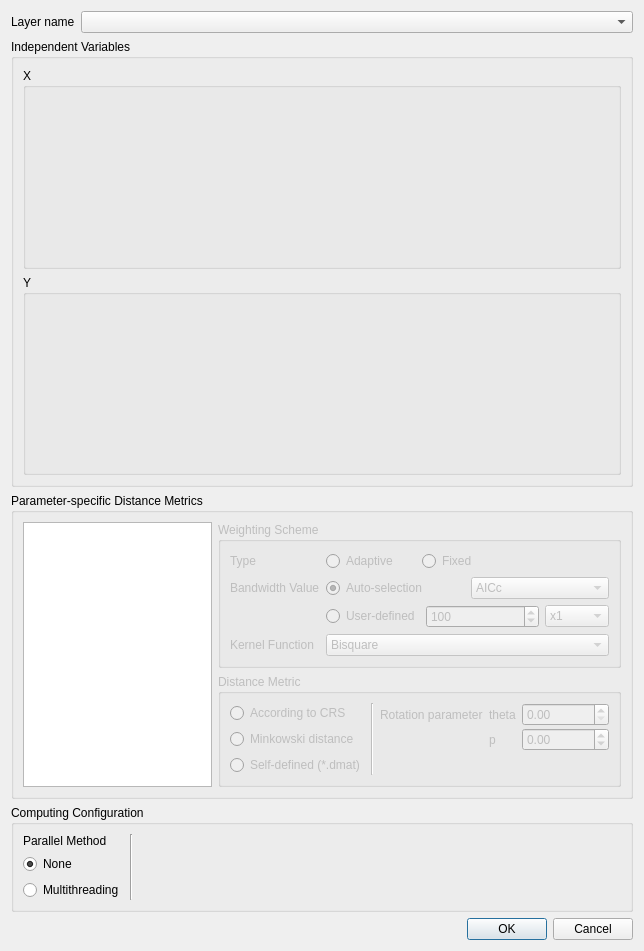
<?xml version="1.0" encoding="UTF-8"?>
<ui version="4.0">
 <class>gwmcorrelationdialog</class>
 <widget class="QDialog" name="gwmcorrelationdialog">
  <property name="geometry">
   <rect>
    <x>0</x>
    <y>0</y>
    <width>644</width>
    <height>951</height>
   </rect>
  </property>
  <property name="windowTitle">
   <string>Form</string>
  </property>
  <layout class="QVBoxLayout" name="verticalLayout_9">
   <item>
    <layout class="QFormLayout" name="formLayout_6">
     <item row="0" column="0">
      <widget class="QLabel" name="label">
       <property name="sizePolicy">
        <sizepolicy hsizetype="Fixed" vsizetype="Preferred">
         <horstretch>0</horstretch>
         <verstretch>0</verstretch>
        </sizepolicy>
       </property>
       <property name="text">
        <string>Layer name</string>
       </property>
      </widget>
     </item>
     <item row="0" column="1">
      <widget class="QComboBox" name="mLayerComboBox"/>
     </item>
    </layout>
   </item>
   <item>
    <widget class="QGroupBox" name="groupBox">
     <property name="sizePolicy">
      <sizepolicy hsizetype="Expanding" vsizetype="Expanding">
       <horstretch>0</horstretch>
       <verstretch>0</verstretch>
      </sizepolicy>
     </property>
     <property name="minimumSize">
      <size>
       <width>0</width>
       <height>0</height>
      </size>
     </property>
     <property name="title">
      <string>Independent Variables</string>
     </property>
     <layout class="QVBoxLayout" name="verticalLayout">
      <item>
       <widget class="QGroupBox" name="groupBox_2">
        <property name="sizePolicy">
         <sizepolicy hsizetype="Expanding" vsizetype="Expanding">
          <horstretch>0</horstretch>
          <verstretch>0</verstretch>
         </sizepolicy>
        </property>
        <property name="title">
         <string>X</string>
        </property>
        <layout class="QVBoxLayout" name="verticalLayout_10">
         <item>
          <widget class="GwmIndepVarSelectorWidget" name="mIndepVarSelector" native="true">
           <property name="sizePolicy">
            <sizepolicy hsizetype="Preferred" vsizetype="Preferred">
             <horstretch>0</horstretch>
             <verstretch>0</verstretch>
            </sizepolicy>
           </property>
          </widget>
         </item>
        </layout>
       </widget>
      </item>
      <item>
       <widget class="QGroupBox" name="groupBox_4">
        <property name="sizePolicy">
         <sizepolicy hsizetype="Preferred" vsizetype="Expanding">
          <horstretch>0</horstretch>
          <verstretch>0</verstretch>
         </sizepolicy>
        </property>
        <property name="title">
         <string>Y</string>
        </property>
        <layout class="QVBoxLayout" name="verticalLayout_11">
         <item>
          <widget class="GwmIndepVarSelectorWidget" name="mIndepVarSelectorY" native="true">
           <property name="sizePolicy">
            <sizepolicy hsizetype="Preferred" vsizetype="Preferred">
             <horstretch>0</horstretch>
             <verstretch>0</verstretch>
            </sizepolicy>
           </property>
          </widget>
         </item>
        </layout>
       </widget>
      </item>
     </layout>
    </widget>
   </item>
   <item>
    <widget class="QGroupBox" name="groupBox_5">
     <property name="sizePolicy">
      <sizepolicy hsizetype="Preferred" vsizetype="Fixed">
       <horstretch>0</horstretch>
       <verstretch>0</verstretch>
      </sizepolicy>
     </property>
     <property name="title">
      <string>Parameter-specific Distance Metrics</string>
     </property>
     <layout class="QGridLayout" name="gridLayout_2">
      <item row="0" column="0">
       <widget class="QListView" name="lsvParameterSpecifiedParameterList">
        <property name="sizePolicy">
         <sizepolicy hsizetype="Preferred" vsizetype="Expanding">
          <horstretch>0</horstretch>
          <verstretch>0</verstretch>
         </sizepolicy>
        </property>
       </widget>
      </item>
      <item row="0" column="1">
       <layout class="QVBoxLayout" name="mParameterSpecifiedOptionsLayout">
        <item>
         <widget class="QGroupBox" name="mPSBandwidthSettingGroup">
          <property name="enabled">
           <bool>false</bool>
          </property>
          <property name="sizePolicy">
           <sizepolicy hsizetype="Preferred" vsizetype="Fixed">
            <horstretch>0</horstretch>
            <verstretch>0</verstretch>
           </sizepolicy>
          </property>
          <property name="title">
           <string>Weighting Scheme</string>
          </property>
          <layout class="QGridLayout" name="gridLayout_3">
           <property name="topMargin">
            <number>9</number>
           </property>
           <property name="bottomMargin">
            <number>9</number>
           </property>
           <property name="spacing">
            <number>6</number>
           </property>
           <item row="4" column="1" colspan="3">
            <widget class="QComboBox" name="mBwKernelFunctionCombo">
             <property name="currentIndex">
              <number>2</number>
             </property>
             <item>
              <property name="text">
               <string>Gaussion</string>
              </property>
             </item>
             <item>
              <property name="text">
               <string>Exponential</string>
              </property>
             </item>
             <item>
              <property name="text">
               <string>Bisquare</string>
              </property>
             </item>
             <item>
              <property name="text">
               <string>Tricube</string>
              </property>
             </item>
             <item>
              <property name="text">
               <string>Boxcar</string>
              </property>
             </item>
            </widget>
           </item>
           <item row="0" column="1">
            <widget class="QRadioButton" name="mBwTypeAdaptiveRadio">
             <property name="text">
              <string>Adaptive</string>
             </property>
            </widget>
           </item>
           <item row="1" column="0">
            <widget class="QLabel" name="label_18">
             <property name="text">
              <string>Bandwidth Value</string>
             </property>
            </widget>
           </item>
           <item row="1" column="1" colspan="3">
            <layout class="QHBoxLayout" name="horizontalLayout_9">
             <item>
              <widget class="QRadioButton" name="mBwSizeAutomaticRadio">
               <property name="sizePolicy">
                <sizepolicy hsizetype="Preferred" vsizetype="Fixed">
                 <horstretch>0</horstretch>
                 <verstretch>0</verstretch>
                </sizepolicy>
               </property>
               <property name="text">
                <string>Auto-selection</string>
               </property>
               <property name="checked">
                <bool>true</bool>
               </property>
              </widget>
             </item>
             <item>
              <widget class="QComboBox" name="mBwSizeAutomaticApprochCombo">
               <property name="currentText">
                <string>AICc</string>
               </property>
               <property name="currentIndex">
                <number>1</number>
               </property>
               <item>
                <property name="text">
                 <string>CV</string>
                </property>
               </item>
               <item>
                <property name="text">
                 <string>AICc</string>
                </property>
               </item>
              </widget>
             </item>
            </layout>
           </item>
           <item row="4" column="0">
            <widget class="QLabel" name="label_13">
             <property name="text">
              <string>Kernel Function</string>
             </property>
            </widget>
           </item>
           <item row="0" column="0">
            <widget class="QLabel" name="label_15">
             <property name="text">
              <string>Type</string>
             </property>
            </widget>
           </item>
           <item row="0" column="2">
            <widget class="QRadioButton" name="mBwTypeFixedRadio">
             <property name="text">
              <string>Fixed</string>
             </property>
            </widget>
           </item>
           <item row="2" column="1" colspan="3">
            <layout class="QHBoxLayout" name="horizontalLayout_3">
             <item>
              <widget class="QRadioButton" name="mBwSizeCustomizeRadio">
               <property name="sizePolicy">
                <sizepolicy hsizetype="Preferred" vsizetype="Fixed">
                 <horstretch>0</horstretch>
                 <verstretch>0</verstretch>
                </sizepolicy>
               </property>
               <property name="text">
                <string>User-defined</string>
               </property>
               <property name="checked">
                <bool>false</bool>
               </property>
              </widget>
             </item>
             <item>
              <widget class="QStackedWidget" name="mBwSizeSettingStack">
               <property name="enabled">
                <bool>false</bool>
               </property>
               <property name="currentIndex">
                <number>0</number>
               </property>
               <widget class="QWidget" name="page_4">
                <layout class="QHBoxLayout" name="horizontalLayout">
                 <property name="leftMargin">
                  <number>0</number>
                 </property>
                 <property name="topMargin">
                  <number>0</number>
                 </property>
                 <property name="rightMargin">
                  <number>0</number>
                 </property>
                 <property name="bottomMargin">
                  <number>0</number>
                 </property>
                 <item>
                  <widget class="QSpinBox" name="mBwSizeAdaptiveSize">
                   <property name="maximum">
                    <number>1000</number>
                   </property>
                   <property name="value">
                    <number>100</number>
                   </property>
                  </widget>
                 </item>
                 <item>
                  <widget class="QComboBox" name="mBwSizeAdaptiveUnit">
                   <property name="sizePolicy">
                    <sizepolicy hsizetype="Fixed" vsizetype="Fixed">
                     <horstretch>0</horstretch>
                     <verstretch>0</verstretch>
                    </sizepolicy>
                   </property>
                   <item>
                    <property name="text">
                     <string>x1</string>
                    </property>
                   </item>
                   <item>
                    <property name="text">
                     <string>x10</string>
                    </property>
                   </item>
                   <item>
                    <property name="text">
                     <string>x100</string>
                    </property>
                   </item>
                   <item>
                    <property name="text">
                     <string>x1000</string>
                    </property>
                   </item>
                  </widget>
                 </item>
                </layout>
               </widget>
               <widget class="QWidget" name="page_6">
                <layout class="QHBoxLayout" name="horizontalLayout_4">
                 <property name="leftMargin">
                  <number>0</number>
                 </property>
                 <property name="topMargin">
                  <number>0</number>
                 </property>
                 <property name="rightMargin">
                  <number>0</number>
                 </property>
                 <property name="bottomMargin">
                  <number>0</number>
                 </property>
                 <item>
                  <widget class="QDoubleSpinBox" name="mBwSizeFixedSize">
                   <property name="decimals">
                    <number>12</number>
                   </property>
                  </widget>
                 </item>
                 <item>
                  <widget class="QComboBox" name="mBwSizeFixedUnit">
                   <property name="sizePolicy">
                    <sizepolicy hsizetype="Fixed" vsizetype="Fixed">
                     <horstretch>0</horstretch>
                     <verstretch>0</verstretch>
                    </sizepolicy>
                   </property>
                   <item>
                    <property name="text">
                     <string>m</string>
                    </property>
                   </item>
                   <item>
                    <property name="text">
                     <string>km</string>
                    </property>
                   </item>
                   <item>
                    <property name="text">
                     <string>mile</string>
                    </property>
                   </item>
                  </widget>
                 </item>
                </layout>
               </widget>
              </widget>
             </item>
            </layout>
           </item>
          </layout>
         </widget>
        </item>
        <item>
         <widget class="QGroupBox" name="mPSDistanceSettingGroup">
          <property name="enabled">
           <bool>false</bool>
          </property>
          <property name="sizePolicy">
           <sizepolicy hsizetype="Preferred" vsizetype="Preferred">
            <horstretch>0</horstretch>
            <verstretch>0</verstretch>
           </sizepolicy>
          </property>
          <property name="title">
           <string>Distance Metric</string>
          </property>
          <layout class="QHBoxLayout" name="horizontalLayout_2">
           <item>
            <layout class="QVBoxLayout" name="verticalLayout_2">
             <item>
              <widget class="QRadioButton" name="mDistTypeCRSRadio">
               <property name="text">
                <string>According to CRS</string>
               </property>
              </widget>
             </item>
             <item>
              <widget class="QRadioButton" name="mDistTypeMinkowskiRadio">
               <property name="text">
                <string>Minkowski distance</string>
               </property>
              </widget>
             </item>
             <item>
              <widget class="QRadioButton" name="mDistTypeDmatRadio">
               <property name="text">
                <string>Self-defined (*.dmat)</string>
               </property>
              </widget>
             </item>
            </layout>
           </item>
           <item>
            <widget class="Line" name="line">
             <property name="orientation">
              <enum>Qt::Vertical</enum>
             </property>
            </widget>
           </item>
           <item>
            <widget class="QStackedWidget" name="mDistParamSettingStack">
             <property name="currentIndex">
              <number>1</number>
             </property>
             <widget class="QWidget" name="mCRSDistPage"/>
             <widget class="QWidget" name="mMinkowskiDistPage">
              <layout class="QFormLayout" name="formLayout_2">
               <property name="leftMargin">
                <number>0</number>
               </property>
               <property name="topMargin">
                <number>0</number>
               </property>
               <property name="rightMargin">
                <number>0</number>
               </property>
               <property name="bottomMargin">
                <number>0</number>
               </property>
               <item row="0" column="0">
                <widget class="QLabel" name="label_4">
                 <property name="sizePolicy">
                  <sizepolicy hsizetype="Preferred" vsizetype="Preferred">
                   <horstretch>0</horstretch>
                   <verstretch>0</verstretch>
                  </sizepolicy>
                 </property>
                 <property name="text">
                  <string>Rotation parameter</string>
                 </property>
                 <property name="alignment">
                  <set>Qt::AlignLeading|Qt::AlignLeft|Qt::AlignVCenter</set>
                 </property>
                </widget>
               </item>
               <item row="0" column="1">
                <layout class="QFormLayout" name="formLayout_5">
                 <property name="horizontalSpacing">
                  <number>6</number>
                 </property>
                 <property name="verticalSpacing">
                  <number>2</number>
                 </property>
                 <item row="0" column="0">
                  <widget class="QLabel" name="label_5">
                   <property name="text">
                    <string>theta</string>
                   </property>
                  </widget>
                 </item>
                 <item row="1" column="0">
                  <widget class="QLabel" name="label_6">
                   <property name="text">
                    <string>p</string>
                   </property>
                  </widget>
                 </item>
                 <item row="0" column="1">
                  <widget class="QDoubleSpinBox" name="mThetaValue"/>
                 </item>
                 <item row="1" column="1">
                  <widget class="QDoubleSpinBox" name="mPValue">
                   <property name="minimum">
                    <double>-1.000000000000000</double>
                   </property>
                  </widget>
                 </item>
                </layout>
               </item>
              </layout>
             </widget>
             <widget class="QWidget" name="mDistMatrixDistPage">
              <layout class="QGridLayout" name="gridLayout">
               <property name="leftMargin">
                <number>0</number>
               </property>
               <property name="topMargin">
                <number>0</number>
               </property>
               <property name="rightMargin">
                <number>0</number>
               </property>
               <property name="bottomMargin">
                <number>0</number>
               </property>
               <item row="1" column="0">
                <widget class="QLineEdit" name="mDistMatrixFileNameEdit"/>
               </item>
               <item row="1" column="1">
                <widget class="QToolButton" name="mDistMatrixFileOpenBtn">
                 <property name="text">
                  <string>...</string>
                 </property>
                </widget>
               </item>
               <item row="0" column="0">
                <widget class="QLabel" name="label_14">
                 <property name="text">
                  <string>Select a distance matrix file</string>
                 </property>
                </widget>
               </item>
               <item row="2" column="0">
                <spacer name="verticalSpacer">
                 <property name="orientation">
                  <enum>Qt::Vertical</enum>
                 </property>
                 <property name="sizeHint" stdset="0">
                  <size>
                   <width>20</width>
                   <height>5</height>
                  </size>
                 </property>
                </spacer>
               </item>
              </layout>
             </widget>
            </widget>
           </item>
          </layout>
         </widget>
        </item>
       </layout>
      </item>
     </layout>
    </widget>
   </item>
   <item>
    <widget class="QGroupBox" name="mCalcParallelGroup">
     <property name="sizePolicy">
      <sizepolicy hsizetype="Preferred" vsizetype="Fixed">
       <horstretch>0</horstretch>
       <verstretch>0</verstretch>
      </sizepolicy>
     </property>
     <property name="title">
      <string>Computing Configuration</string>
     </property>
     <layout class="QGridLayout" name="gridLayout_4">
      <item row="0" column="0">
       <layout class="QVBoxLayout" name="verticalLayout_6">
        <item>
         <widget class="QLabel" name="label_10">
          <property name="text">
           <string>Parallel Method</string>
          </property>
         </widget>
        </item>
        <item>
         <widget class="QRadioButton" name="mCalcParallelNoneRadio">
          <property name="sizePolicy">
           <sizepolicy hsizetype="Fixed" vsizetype="Fixed">
            <horstretch>0</horstretch>
            <verstretch>0</verstretch>
           </sizepolicy>
          </property>
          <property name="text">
           <string>None</string>
          </property>
          <property name="checked">
           <bool>true</bool>
          </property>
         </widget>
        </item>
        <item>
         <widget class="QRadioButton" name="mCalcParallelMultithreadRadio">
          <property name="sizePolicy">
           <sizepolicy hsizetype="Fixed" vsizetype="Fixed">
            <horstretch>0</horstretch>
            <verstretch>0</verstretch>
           </sizepolicy>
          </property>
          <property name="text">
           <string>Multithreading</string>
          </property>
         </widget>
        </item>
       </layout>
      </item>
      <item row="0" column="1">
       <widget class="Line" name="line_3">
        <property name="orientation">
         <enum>Qt::Vertical</enum>
        </property>
       </widget>
      </item>
      <item row="0" column="2">
       <widget class="QStackedWidget" name="stackedWidget">
        <property name="currentIndex">
         <number>0</number>
        </property>
        <widget class="QWidget" name="page_3">
         <layout class="QVBoxLayout" name="verticalLayout_3">
          <property name="topMargin">
           <number>0</number>
          </property>
          <property name="bottomMargin">
           <number>0</number>
          </property>
         </layout>
        </widget>
        <widget class="QWidget" name="page_5">
         <layout class="QFormLayout" name="formLayout_7">
          <property name="leftMargin">
           <number>9</number>
          </property>
          <property name="topMargin">
           <number>0</number>
          </property>
          <property name="rightMargin">
           <number>9</number>
          </property>
          <property name="bottomMargin">
           <number>0</number>
          </property>
          <item row="0" column="0">
           <widget class="QLabel" name="label_11">
            <property name="text">
             <string>Threads</string>
            </property>
           </widget>
          </item>
          <item row="0" column="1">
           <widget class="QSpinBox" name="mThreadNum">
            <property name="maximum">
             <number>8</number>
            </property>
           </widget>
          </item>
         </layout>
        </widget>
       </widget>
      </item>
     </layout>
    </widget>
   </item>
   <item>
    <layout class="QHBoxLayout" name="horizontalLayout_8">
     <item>
      <widget class="QLabel" name="mCheckMessage">
       <property name="sizePolicy">
        <sizepolicy hsizetype="Expanding" vsizetype="Preferred">
         <horstretch>0</horstretch>
         <verstretch>0</verstretch>
        </sizepolicy>
       </property>
       <property name="text">
        <string/>
       </property>
      </widget>
     </item>
     <item>
      <widget class="QDialogButtonBox" name="btbOkCancle">
       <property name="sizePolicy">
        <sizepolicy hsizetype="Fixed" vsizetype="Fixed">
         <horstretch>0</horstretch>
         <verstretch>0</verstretch>
        </sizepolicy>
       </property>
       <property name="orientation">
        <enum>Qt::Horizontal</enum>
       </property>
       <property name="standardButtons">
        <set>QDialogButtonBox::Cancel|QDialogButtonBox::Ok</set>
       </property>
      </widget>
     </item>
    </layout>
   </item>
  </layout>
 </widget>
 <customwidgets>
  <customwidget>
   <class>GwmIndepVarSelectorWidget</class>
   <extends>QWidget</extends>
   <header>gwmindepvarselectorwidget.h</header>
   <container>1</container>
  </customwidget>
 </customwidgets>
 <resources/>
 <connections>
  <connection>
   <sender>btbOkCancle</sender>
   <signal>accepted()</signal>
   <receiver>gwmcorrelationdialog</receiver>
   <slot>accept()</slot>
   <hints>
    <hint type="sourcelabel">
     <x>553</x>
     <y>927</y>
    </hint>
    <hint type="destinationlabel">
     <x>321</x>
     <y>475</y>
    </hint>
   </hints>
  </connection>
  <connection>
   <sender>btbOkCancle</sender>
   <signal>rejected()</signal>
   <receiver>gwmcorrelationdialog</receiver>
   <slot>reject()</slot>
   <hints>
    <hint type="sourcelabel">
     <x>594</x>
     <y>929</y>
    </hint>
    <hint type="destinationlabel">
     <x>613</x>
     <y>1068</y>
    </hint>
   </hints>
  </connection>
 </connections>
 <slots>
  <slot>accept()</slot>
  <slot>reject()</slot>
 </slots>
</ui>
